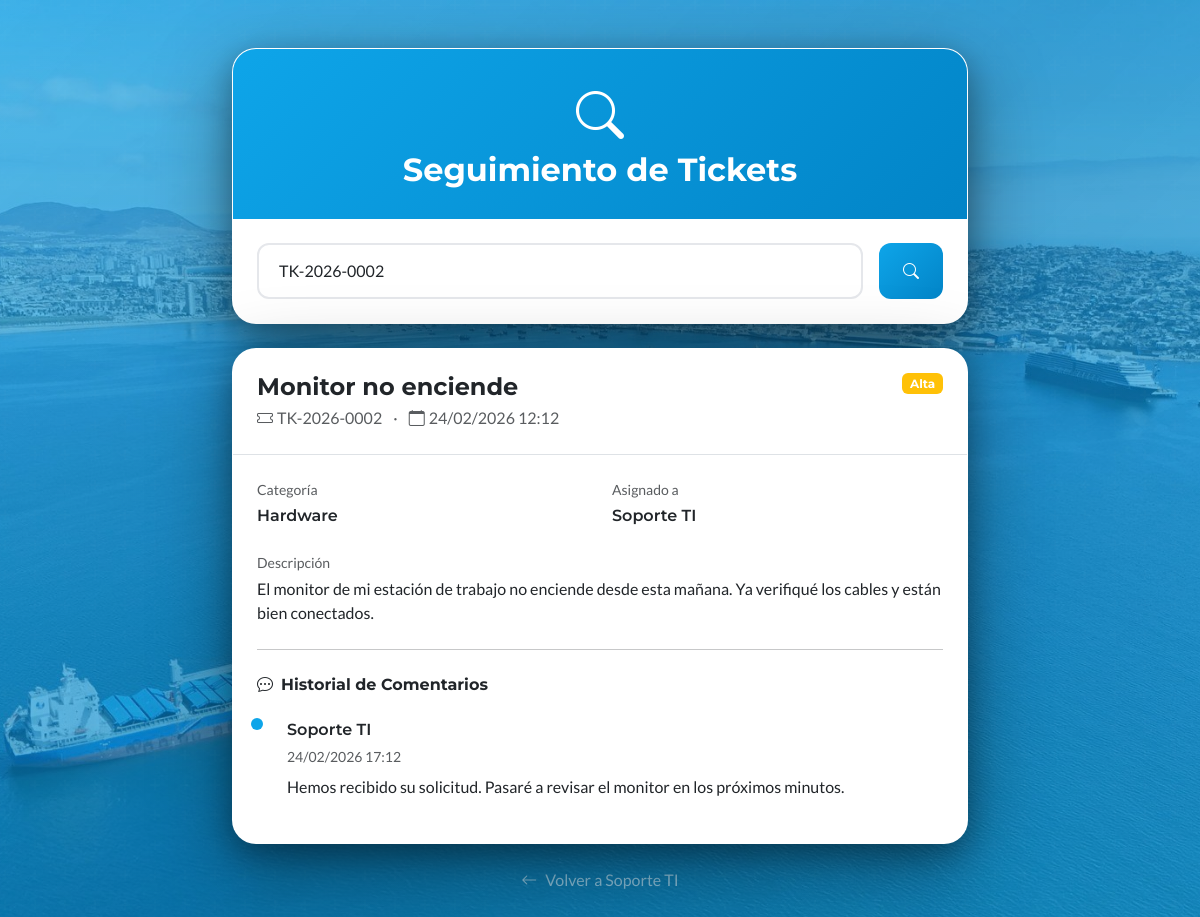
Screenshot of /seguimiento_ticket.php?ticket=TK-2026-0002 with the database file from the repository.
### tables this page shows
CREATE TABLE IF NOT EXISTS tickets (
    id INT AUTO_INCREMENT PRIMARY KEY,
    ticket_number VARCHAR(20) NOT NULL UNIQUE,
    user_id INT DEFAULT NULL,
    user_name VARCHAR(100) DEFAULT NULL,
    user_email VARCHAR(150) DEFAULT NULL,
    user_department VARCHAR(100) DEFAULT NULL,
    user_phone VARCHAR(20) DEFAULT NULL,
    category ENUM('hardware', 'software', 'red', 'acceso', 'otro') NOT NULL DEFAULT 'otro',
    priority ENUM('baja', 'media', 'alta', 'urgente') NOT NULL DEFAULT 'media',
    title VARCHAR(200) NOT NULL,
    description TEXT NOT NULL,
    status ENUM('abierto', 'asignado', 'en_proceso', 'pendiente', 'en_pausa', 'resuelto', 'cerrado') DEFAULT 'abierto',
    assigned_to INT DEFAULT NULL,
    assigned_by INT DEFAULT NULL,
    resolution TEXT DEFAULT NULL,
    resolution_type ENUM('solucionado', 'sin_solucion', 'duplicado', 'cancelado') DEFAULT NULL,
    created_at TIMESTAMP DEFAULT CURRENT_TIMESTAMP,
    first_response_at TIMESTAMP NULL,
    assigned_at TIMESTAMP NULL,
    work_started_at TIMESTAMP NULL,
    resolved_at TIMESTAMP NULL,
    closed_at TIMESTAMP NULL,
    updated_at TIMESTAMP DEFAULT CURRENT_TIMESTAMP ON UPDATE CURRENT_TIMESTAMP,
    sla_response_target INT DEFAULT NULL,
    sla_resolution_target INT DEFAULT NULL,
    sla_response_met TINYINT(1) DEFAULT NULL,
    sla_resolution_met TINYINT(1) DEFAULT NULL,
    sla_paused_at TIMESTAMP NULL,
    sla_paused_minutes INT DEFAULT 0,
    FOREIGN KEY (user_id) REFERENCES users(id) ON DELETE SET NULL,
    FOREIGN KEY (assigned_to) REFERENCES users(id) ON DELETE SET NULL,
    FOREIGN KEY (assigned_by) REFERENCES users(id) ON DELETE SET NULL,
    INDEX idx_ticket_number (ticket_number),
    INDEX idx_status (status),
    INDEX idx_priority (priority),
    INDEX idx_assigned (assigned_to),
    INDEX idx_created (created_at)
);

CREATE TABLE IF NOT EXISTS users (
    id INT AUTO_INCREMENT PRIMARY KEY,
    name VARCHAR(100) NOT NULL,
    username VARCHAR(50) NOT NULL UNIQUE,
    email VARCHAR(150) NOT NULL UNIQUE,
    password VARCHAR(255) NOT NULL,
    role ENUM('admin', 'soporte', 'social', 'denuncia', 'user') NOT NULL DEFAULT 'user',
    is_active TINYINT(1) DEFAULT 1,
    last_login TIMESTAMP NULL,
    login_attempts INT DEFAULT 0,
    locked_until TIMESTAMP NULL,
    birthday DATE DEFAULT NULL,
    phone VARCHAR(20) DEFAULT NULL,
    department VARCHAR(100) DEFAULT NULL,
    position VARCHAR(100) DEFAULT NULL,
    avatar VARCHAR(255) DEFAULT NULL,
    bio TEXT DEFAULT NULL,
    created_at TIMESTAMP DEFAULT CURRENT_TIMESTAMP,
    updated_at TIMESTAMP DEFAULT CURRENT_TIMESTAMP ON UPDATE CURRENT_TIMESTAMP,
    INDEX idx_username (username),
    INDEX idx_email (email),
    INDEX idx_role (role)
);

CREATE TABLE IF NOT EXISTS ticket_comments (
    id INT AUTO_INCREMENT PRIMARY KEY,
    ticket_id INT NOT NULL,
    user_id INT DEFAULT NULL,
    user_name VARCHAR(100) DEFAULT NULL,
    comment TEXT NOT NULL,
    is_internal TINYINT(1) DEFAULT 0,
    is_first_response TINYINT(1) DEFAULT 0,
    created_at TIMESTAMP DEFAULT CURRENT_TIMESTAMP,
    FOREIGN KEY (ticket_id) REFERENCES tickets(id) ON DELETE CASCADE,
    FOREIGN KEY (user_id) REFERENCES users(id) ON DELETE SET NULL,
    INDEX idx_ticket (ticket_id)
);

### public/seguimiento_ticket.php (the view, shortened to what this page needs)
<?php
require_once '../includes/bootstrap.php';
$fromIntranet = isset($_GET['from']) && $_GET['from'] === 'intranet';
$backUrl = $fromIntranet ? 'panel_intranet.php' : 'soporte.php';
$backText = $fromIntranet ? 'Volver a Intranet' : 'Volver a Soporte TI';
$ticket = null;
if ($_SERVER['REQUEST_METHOD'] === 'POST' || isset($_GET['ticket'])) {
    $ticketNumber = sanitize($_POST['ticket_number'] ?? $_GET['ticket'] ?? '');
    if (!empty($ticketNumber)) {
        $stmt = $pdo->prepare('
            SELECT t.*,
                   COALESCE(u.name, t.user_name) as user_name,
                   COALESCE(u.email, t.user_email) as user_email,
                   a.name as assigned_name
            FROM tickets t
            LEFT JOIN users u ON t.user_id = u.id
            LEFT JOIN users a ON t.assigned_to = a.id
            WHERE t.ticket_number = ?
        ');
        $stmt->execute([$ticketNumber]);
        $ticket = $stmt->fetch();
        if (!$ticket) {
            $error = 'No se encontró ningún ticket con ese número.';
        } else {
            $stmt = $pdo->prepare('
                SELECT tc.*, COALESCE(u.name, tc.user_name) as author_name
                FROM ticket_comments tc
                LEFT JOIN users u ON tc.user_id = u.id
                WHERE tc.ticket_id = ? AND tc.is_internal = 0
                ORDER BY tc.created_at ASC
            ');
            $stmt->execute([$ticket['id']]);
            $comments = $stmt->fetchAll();
        }
    }
}
?>
<!DOCTYPE html>
<html lang="es">
<head>
    <link href="https://cdn.jsdelivr.net/npm/bootstrap@5.3.2/dist/css/bootstrap.min.css" rel="stylesheet">
    <link href="https://cdn.jsdelivr.net/npm/bootstrap-icons@1.11.1/font/bootstrap-icons.css" rel="stylesheet">
    <link href="css/seguimiento-ticket.css" rel="stylesheet">
</head>
<body class="py-5">
    <div class="container">
        <div class="row justify-content-center">
            <div class="col-lg-8">
                <div class="search-card mb-4">
                    <div class="search-header">
                        <i class="bi bi-search text-white mb-2" style="font-size: 3rem;"></i>
                        <h2 class="text-white fw-bold mb-0">Seguimiento de Tickets</h2>
                    </div>
                    <div class="p-4">
                        <form method="POST" action="" class="d-flex gap-3">
                            <input type="text" name="ticket_number" class="form-control" placeholder="Ingresa tu número de ticket (ej: TK-20260117-XXXXX)" value="<?= htmlspecialchars($_POST['ticket_number'] ?? $_GET['ticket'] ?? '') ?>">
                            <button type="submit" class="btn btn-search text-white px-4">
                                <i class="bi bi-search"></i>
                            </button>
                        </form>
                    </div>
                </div>
                <?php if ($ticket): ?>
                <div class="ticket-card fade-in">
                    <div class="p-4 border-bottom">
                        <div class="d-flex justify-content-between align-items-start">
                            <div>
                                <h4 class="fw-bold mb-1"><?= htmlspecialchars($ticket['title']) ?></h4>
                                <p class="text-muted mb-0">
                                    <i class="bi bi-ticket me-1"></i><?= $ticket['ticket_number'] ?>
                                    <span class="mx-2">·</span>
                                    <i class="bi bi-calendar me-1"></i><?= date('d/m/Y H:i', strtotime($ticket['created_at'])) ?>
                                </p>
                            </div>
                            <span class="badge bg-<?= $ticket['priority'] === 'urgente' ? 'danger' : ($ticket['priority'] === 'alta' ? 'warning' : 'secondary') ?>">
                                <?= ucfirst($ticket['priority']) ?>
                            </span>
                        </div>
                    </div>
                    <div class="p-4">
                        <div class="row g-4">
                            <div class="col-md-6">
                                <p class="text-muted small mb-1">Categoría</p>
                                <p class="fw-semibold mb-0"><?= ucfirst($ticket['category']) ?></p>
                            </div>
                            <div class="col-md-6">
                                <p class="text-muted small mb-1">Asignado a</p>
                                <p class="fw-semibold mb-0"><?= $ticket['assigned_name'] ?? 'Sin asignar' ?></p>
                            </div>
                            <div class="col-12">
                                <p class="text-muted small mb-1">Descripción</p>
                                <p class="mb-0"><?= nl2br(htmlspecialchars($ticket['description'])) ?></p>
                            </div>
                        </div>
                        <?php if (!empty($comments)): ?>
                        <hr class="my-4">
                        <h6 class="fw-bold mb-4"><i class="bi bi-chat-dots me-2"></i>Historial de Comentarios</h6>
                        <div class="timeline">
                            <?php foreach ($comments as $comment): ?>
                            <div class="timeline-item">
                                <p class="fw-semibold mb-1"><?= htmlspecialchars($comment['author_name']) ?></p>
                                <p class="text-muted small mb-2"><?= date('d/m/Y H:i', strtotime($comment['created_at'])) ?></p>
                                <p class="mb-0"><?= nl2br(htmlspecialchars($comment['comment'])) ?></p>
                            </div>
                            <?php endforeach; ?>
                        </div>
                        <?php endif; ?>
                    </div>
                </div>
                <?php endif; ?>
                <div class="text-center mt-4">
                    <a href="<?php echo $backUrl; ?>" class="text-white-50 text-decoration-none">
                        <i class="bi bi-arrow-left me-2"></i><?php echo $backText; ?>
                    </a>
                </div>
            </div>
        </div>
    </div>
</body>
</html>

### public/css/seguimiento-ticket.css (style rules this page uses)
* { font-family: 'Lato', sans-serif; }
h1, h2, h3, h4, h5, h6, .fw-bold, .fw-semibold, .btn, .badge { font-family: 'Montserrat', sans-serif; }
body { background: linear-gradient(135deg, rgba(14,165,233,0.6) 0%, rgba(2,132,199,0.65) 50%, rgba(14,165,233,0.6) 100%); min-height: 100vh; position: relative; }
body::before { content: ''; position: fixed; top: 0; left: 0; right: 0; bottom: 0; opacity: 0.5; pointer-events: none; z-index: 0; }
.search-card, .ticket-card { background: white; border-radius: 24px; box-shadow: 0 25px 80px rgba(0,0,0,0.4), 0 10px 30px rgba(0,0,0,0.3); overflow: hidden; border: 1px solid rgba(255,255,255,0.1); }
.search-header { background: linear-gradient(135deg, #0ea5e9, #0284c7); padding: 30px; text-align: center; }
.form-control { border-radius: 12px; padding: 14px 20px; border: 2px solid #e5e7eb; }
.btn-search { background: linear-gradient(135deg, #0ea5e9, #0284c7); border: none; border-radius: 12px; padding: 14px 30px; font-weight: 600; }
.timeline-item { position: relative; padding-left: 30px; padding-bottom: 20px; border-left: 2px solid #e5e7eb; }
.timeline-item::before { content: ''; position: absolute; left: -6px; top: 0; width: 12px; height: 12px; border-radius: 50%; background: #0ea5e9; }
.timeline-item:last-child { border-left: none; }
.search-card, .fade-in { animation: fadeSlideUp 0.8s ease-out forwards; opacity: 0; transform: translateY(30px); }
.fade-in { animation-delay: 0.3s; }

### rows the page displays
tickets: title "Monitor no enciende", ticket_number "TK-2026-0002", created_at "24/02/2026 12:12", priority "Alta", category "Hardware", assigned_to.name "Soporte TI", description "El monitor de mi estación de trabajo no enciende desde esta mañana. Ya verifiqué los cables y están bien conectados."
ticket_comments: author_name "Soporte TI", created_at "24/02/2026 17:12", comment "Hemos recibido su solicitud. Pasaré a revisar el monitor en los próximos minutos."

### other values shown
$backText "Volver a Soporte TI"
